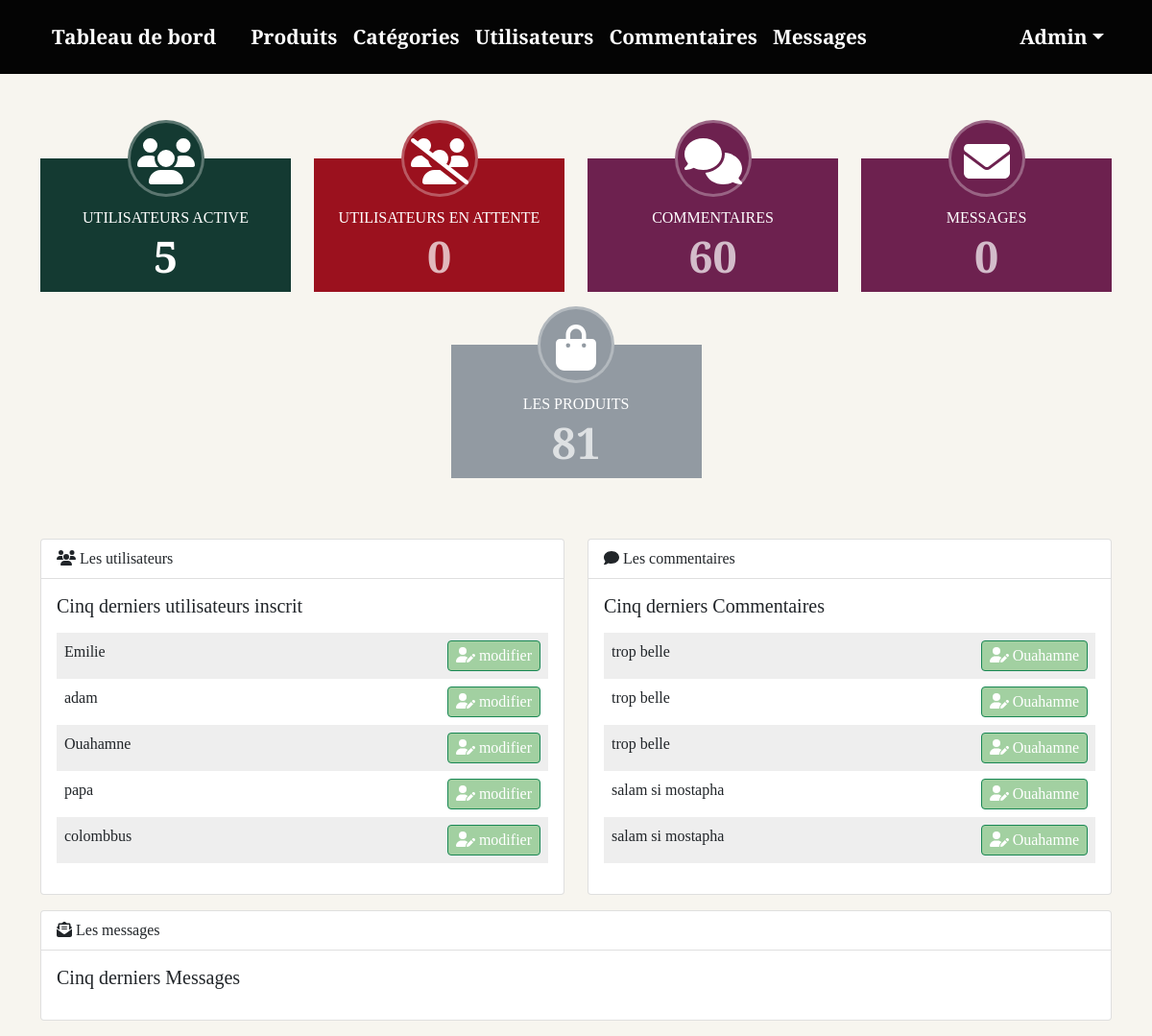
The app's page /Admin/tdb.php (signed in) with its own data.
### tables this page shows
CREATE TABLE `utilisateurs` (
  `Id_utilisateur` int(11) NOT NULL,
  `Nom` varchar(255) NOT NULL,
  `Prenom` varchar(255) NOT NULL,
  `Avatar` varchar(255) NOT NULL,
  `Email` varchar(255) NOT NULL,
  `Mdp` varchar(255) NOT NULL,
  `GroupID` int(11) NOT NULL DEFAULT 0,
  `Statut` int(11) NOT NULL DEFAULT 0,
  `Date` date NOT NULL
);

CREATE TABLE `commentaire` (
  `Commentaire_Id` int(11) NOT NULL,
  `Commentaire` text NOT NULL,
  `Satut` tinyint(4) NOT NULL,
  `Commentaire_Date` datetime NOT NULL,
  `Commentaire_Produit` int(11) NOT NULL,
  `Commentaire_Utilesateur` int(11) NOT NULL
);

### Admin/includes/functions/function.php (called while the page is built, shortened)
<?php
function checkItems($select ,$from ,$value){
    global $con;
    $chek = $con->prepare("SELECT $select FROM $from WHERE $select = ?");
    $chek->execute(array($value));
    $count = $chek->rowCount();
    return $count;
}
function countElemntes($element ,$table){
    global $con;
    $stmt2 = $con->prepare("SELECT COUNT($element)FROM $table");
    $stmt2->execute();
    return $stmt2->fetchColumn();
}
function GetElements($select ,$table,$order='DESC'){
    global $con;
    $getELm = $con->prepare("SELECT $select FROM $table  ORDER BY $order LIMIT 5");
    $getELm->execute();
    $rows = $getELm->fetchAll();
    return $rows;
}
?>

### Admin/tdb.php (the view, shortened to what this page needs)
<?php
if (isset($_SESSION['admin'])) {
    include 'init.php';
?>
    <div class="container mt-5">
        <div class="row mb-5">
            <div class="col-md-3 col-3 col-sm-6 ">
                <div class="circle-tile  ">
                    <a href="utilisateur.php">
                        <div class="circle-tile-heading active_user "><i class="fa fa-users fa-fw fa-3x mt-3"></i></div>
                    </a>
                    <div class="circle-tile-content active_user ">
                        <div class="circle-tile-description text-white">Utilisateurs active</div>
                        <div class="circle-tile-number  "><?php echo countElemntes('Id_utilisateur', 'utilisateurs'); ?></div>
                    </div>
                </div>
            </div>
            <div class="col-md-3 col-3 col-sm-6 ">
                <div class="circle-tile ">
                    <a href="utilisateur.php?Emilie=Accueil&page=actif">
                        <div class="circle-tile-heading red"><i class="fa-solid fa-users-slash fa-fw fa-3x mt-3"></i></div>
                    </a>
                    <div class="circle-tile-content red">
                        <div class="circle-tile-description text-white"> Utilisateurs en attente</div>
                        <div class="circle-tile-number text-faded "><?php echo checkItems('Statut', 'utilisateurs', 0) ?> </div>
                    </div>
                </div>
            </div>
            <div class="col-md-3 col-3 col-sm-6">
                <div class="circle-tile ">
                    <a href="commentaire.php">
                        <div class="circle-tile-heading comment "><i class="fa-solid fa-comments fa-fw fa-3x mt-3"></i></div>
                    </a>
                    <div class="circle-tile-content comment">
                        <div class="circle-tile-description text-white"> commentaires</div>
                        <div class="circle-tile-number text-faded "><?php echo countElemntes('Commentaire_Id', 'commentaire'); ?></div>
                    </div>
                </div>
            </div>
            <div class="col-md-3 col-3  col-sm-6">
                <div class="circle-tile ">
                    <a href="message.php">
                <div class=" circle-tile-heading comment "> <i class=" fa-solid fa-envelope fa-fw fa-3x mt-3"></i>
                </div>
                </a>
                <div class="circle-tile-content comment">
                    <div class="circle-tile-description text-white"> Messages </div>
                    <div class="circle-tile-number text-faded "><?php echo countElemntes('ID_message', 'contacter'); ?></div>
                </div>
            </div>
        </div>
        <div class="col-md-3 col-3  mx-auto col-sm-6 ">
            <div class="circle-tile ">
                <a href="produits.php">
                    <div class="circle-tile-heading produits"> <i class="fa fa-shopping-bag icons fa-fw fa-3x mt-3"></i></div>
                </a>
                <div class="circle-tile-content produits">
                    <div class="circle-tile-description text-white"> les Produits </div>
                    <div class="circle-tile-number text-faded "><?php echo countElemntes('Id_produit', 'produits'); ?></div>
                </div>
            </div>
        </div>
    </div>
    <div class="row row-cols-1 row-cols-md-2 g-4">
        <div class="col">
            <div class="card">
                <div class="card-header"> <i class="fa-solid fa-users"></i> <span>Les utilisateurs</span></div>
                <div class="card-body">
                    <h5 class="card-title">Cinq derniers utilisateurs inscrit </h5>
                    <p class="card-text">
                    <ul class="list-unstyled liste-bd">
                        <?php
                        $listeUser = GetElements('*', 'utilisateurs', 'Id_utilisateur');
                        foreach ($listeUser as $list) {
                            echo '<li>';
                            echo $list['Nom'];
                            echo '<span class=" btn btn-success"><i class="fa-solid fa-user-pen"></i>';
                            echo ' <a href="utilisateur.php?Emilie=Edite&UtilID=' . $list['Id_utilisateur'] . '">modifier</a></span>';
                            echo '</li>';
                        }
                        ?>
                    </ul>
                    </p>
                </div>
            </div>
        </div>
        <div class="col">
            <div class="card  mb-3">
                <div class="card-header"> <i class="fa-solid fa-comment"></i> <span>Les commentaires</span></div>
                <div class="card-body commentaire_card">
                    <h5 class="card-title">Cinq derniers Commentaires</h5>
                    <p class="card-text">
                    <ul class="list-unstyled liste-bd">
                        <?php
                        $stmt = $con->prepare("SELECT  commentaire.*,utilisateurs.Nom AS Client  FROM  commentaire INNER JOIN  utilisateurs ON utilisateurs.Id_utilisateur = commentaire.Commentaire_Utilesateur  LIMIT 5 ");
                        $stmt->execute();
                        $Comment = $stmt->fetchAll();
                        foreach ($Comment as $commentaire) {
                            echo '<li>';
                            echo substr($commentaire['Commentaire'], 0, 30);
                            echo '<span class=" btn btn-success"><i class="fa-solid fa-user-pen"></i>';
                            echo ' <a href="">' . $commentaire['Client'] . '</a></span>';
                            echo '</li>';
                        } ?>
                    </ul>
                    </p>
                </div>
            </div>
        </div>
    </div>
    <div class="col mx-auto">
        <div class="card">
            <div class="card-header"><i class="fa-solid fa-envelope-open-text"></i> <span>Les messages</span></div>
            <div class="card-body">
                <h5 class="card-title">Cinq derniers Messages </h5>
            </div>
        </div>
    </div>
    </div>
<?php  } else {
    header('location: index.php');
    exit();
}
include $tbl . 'footer.inc.php';
?>

### Admin/Layout/css/backend.css (style rules this page uses)
* { margin: 0; padding: 0; outline: none; border: none; text-decoration: none; box-sizing: border-box; font-family: 'Cormorant SC', serif; }
body { background-color: #f7f5ef; font-size: 16px; }
.btn-success { background-color: #143a32 !important; }
.btn-success { background-color: #a2d0a1 !important; }
.circle-tile { margin-bottom: 15px; text-align: center; }
.circle-tile-heading { border: 3px solid rgba(255, 255, 255, 0.3); border-radius: 100%; color: #FFFFFF; height: 80px; margin: 0 auto -40px; position: relative; transition: all 0.3s ease-in-out 0s; width: 80px; }
.circle-tile-content { padding-top: 50px; }
.circle-tile-number { font-size: 45px; font-weight: 700; line-height: 1; padding: 5px 0 15px; color: white; }
.circle-tile-description { text-transform: uppercase; }
.produits { background-color: #929AA2; }
.red { background-color: #9B111E; }
.comment { background-color: #6D214F }
.text-faded { color: rgba(255, 255, 255, 0.7); }
.active_user { background-color: #143a32; }
.liste-bd { margin-bottom: 0; }
.liste-bd a { text-decoration: none; color: #FFF; }
.liste-bd li { padding: 8px ; overflow: hidden; }
.liste-bd li:nth-child(odd) { background-color: #eee; }
.liste-bd .btn-success ,.liste-bd .btn-info { padding: 3px 8px; float: right; }
.card-header { background: transparent !important; }
@media screen and (max-width :1200px) { p { font-size: 1.5em; } }

### records on screen
utilisateurs: Nom "Emilie"
utilisateurs: Nom "adam"
utilisateurs: Nom "Ouahamne"
utilisateurs: Nom "papa"
utilisateurs: Nom "colombbus"
commentaire: Commentaire "trop belle", Commentaire_Utilesateur.Nom "Ouahamne"
commentaire: Commentaire "trop belle", Commentaire_Utilesateur.Nom "Ouahamne"
commentaire: Commentaire "trop belle", Commentaire_Utilesateur.Nom "Ouahamne"
commentaire: Commentaire "salam si mostapha", Commentaire_Utilesateur.Nom "Ouahamne"
commentaire: Commentaire "salam si mostapha", Commentaire_Utilesateur.Nom "Ouahamne"

### other values on screen
countElemntes('Id_utilisateur', 'utilisateurs') "5"
checkItems('Statut', 'utilisateurs', 0) "0"
countElemntes('Commentaire_Id', 'commentaire') "60"
countElemntes('ID_message', 'contacter') "0"
countElemntes('Id_produit', 'produits') "81"
